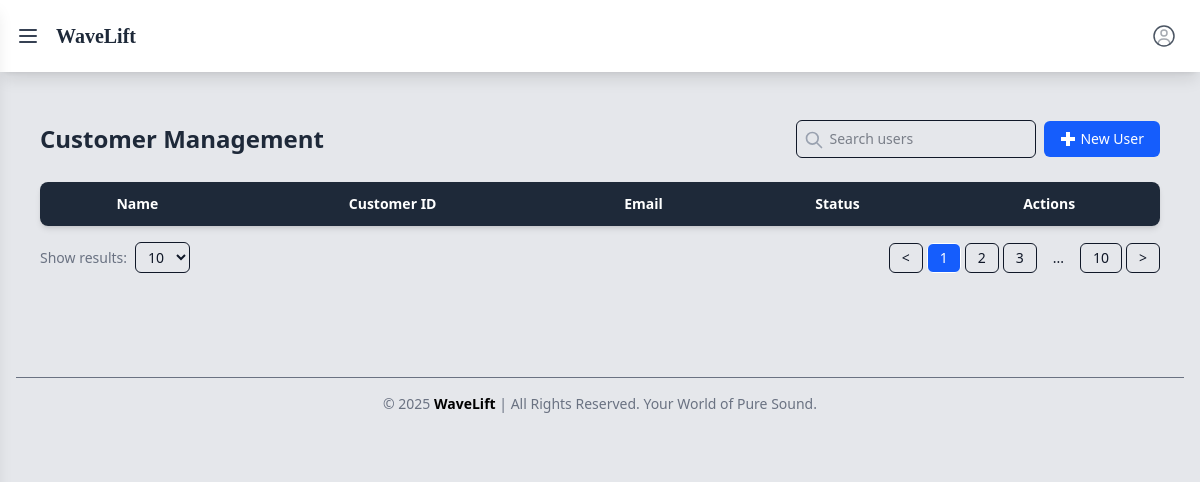
Before: /dashboard/list/ (signed in) with the older database file.
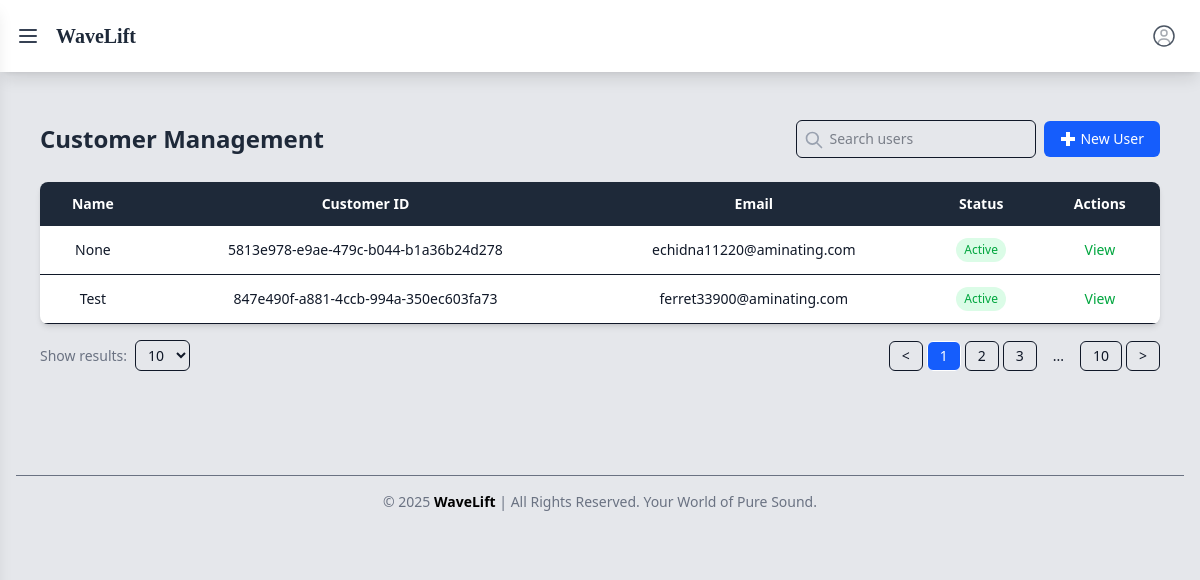
After: the same page with the newer database file.
### users/models.py (models this page shows, shortened)
class User(AbstractUser,PermissionsMixin):
    id = models.UUIDField(_('User ID'), default=uuid4, primary_key=True, editable=False)
    username = models.CharField(_('User Name'), max_length=150, null=True, blank=True, default=None)
    email = models.EmailField(_('Email Address'), unique=True, blank=False, null=False)
    phone_number = models.CharField(
        max_length=13,
        unique=True,
        null=True,
        blank=False,
        validators=[
            RegexValidator(
                regex=r'^\+?\d{9,13}$',
                message="Phone number must be in the format +910000000000. Up to 13 digits allowed."
            )
        ]
    )
    is_delete = models.BooleanField(_("Is Deleted"),default=0)
    profile_img = models.ImageField(upload_to='profile_images/', blank=True, null=True)
    class Roles(models.TextChoices):
        ADMIN = 'admin', 'ADMIN'
        STAFF = 'staff', 'STAFF'
        USER = 'user', 'USER'
    role = models.CharField(
        max_length=10,
        choices=Roles.choices,
        default=Roles.USER
    )
    class ActiveStatus(models.TextChoices):
        ACTIVE = 'active', 'ACTIVE'
        INACTIVE = 'inactive', 'INACTIVE'
    status = models.CharField(
        max_length=10,
        choices=ActiveStatus.choices,
        default=ActiveStatus.ACTIVE
    )
    created_at = models.DateTimeField(auto_now_add=True)
    updated_at = models.DateTimeField(auto_now=True)
    USERNAME_FIELD = 'email'  # Use email to log in
    REQUIRED_FIELDS = ['username']  # Required when using createsuperuser
    class Meta:
        db_table="users"

### adminpanel/views.py (the view)
# urls.py: path('list/',ListUser.as_view(),name="user_list_url"),
class ListUser(LoginRequiredMixin,View):
    login_url='login_admin_url'
    template_name = "admin/user_list.html"
    def get(self,request):
        users = User.objects.exclude(is_superuser=1).values('email','phone_number','is_active','username','id')
        return render(request,self.template_name,{"users":users})

### templates/admin/user_list.html (shortened to what this page needs)
{% extends 'shared/base.html' %}
{% block content %}
<div class="flex flex-col lg:flex-row">
    <main class="flex-1 p-4 lg:p-6 overflow-auto transition-all duration-300" id="main-content">
        <div class="w-full max-w-7xl mx-auto">
            <div class="flex flex-wrap justify-between items-center mb-6 gap-4">
                <h2 class="text-lg sm:text-xl lg:text-2xl font-semibold text-gray-800">
                    Customer Management
                </h2>
                <div class="flex flex-wrap items-center gap-2">
                    <div class="relative">
                        <input type="text" placeholder="Search users"
                            class="w-32 sm:w-40 lg:w-60 pl-8 pr-4 py-2 border rounded-md focus:outline-none focus:ring-2 focus:ring-blue-500 text-sm">
                        <svg class="absolute left-2 top-2.5 h-5 w-5 text-gray-400" fill="none" stroke="currentColor"
                            viewBox="0 0 24 24">
                            <path stroke-linecap="round" stroke-linejoin="round" stroke-width="2"
                                d="M21 21l-6-6m2-5a7 7 0 11-14 0 7 7 0 0114 0z" />
                        </svg>
                    </div>
                    <button
                        class="flex items-center gap-1 px-4 py-2 bg-blue-600 text-white rounded-md hover:bg-blue-700 text-sm">
                        <svg width="16px" height="16px" viewBox="0 0 16 16" fill="none"
                            xmlns="http://www.w3.org/2000/svg">
                            <path d="M10 1H6V6H1V10H6V15H10V10H15V6H10V1Z" fill="#ffffff" />
                        </svg>
                        New User
                    </button>
                </div>
            </div>
            <div class="bg-white shadow-md rounded-lg overflow-x-auto">
                <table class="w-full min-w-[640px] text-center text-sm">
                    <thead class="bg-gray-800 text-white">
                        <tr>
                            <th class="px-4 py-3">Name</th>
                            <th class="px-4 py-3">Customer ID</th>
                            <th class="px-4 py-3">Email</th>
                            <th class="px-4 py-3">Status</th>
                            <th class="px-4 py-3">Actions</th>
                        </tr>
                    </thead>
                    <tbody>
                        {%for user in users%}
                        <tr class="border-b">
                            <td class="px-4 py-3">{{user.username}}</td>
                            <td class="px-4 py-3">{{user.id}}</td>
                            <td class="px-4 py-3">{{user.email}}</td>
                            <td class="px-4 py-3">
                                {%if user.is_active%}
                                <span class="inline-block px-2 py-1 text-green-600 bg-green-100 rounded-full text-xs">
                                    Active
                                </span>
                                {%else%}
                                <span class="inline-block px-2 py-1 text-red-600 bg-red-100 rounded-full text-xs">
                                    Not Active
                                </span>
                                {%endif%}
                            </td>
                            <td class="px-4 py-3">
                                <div class="flex justify-center gap-2 flex-wrap text-sm">
                                    <a href="{% url 'user_details_url' user.id %}" class="text-green-600 hover:underline">View</a>
                                </div>
                            </td>
                        </tr>
                        {%endfor%}
                    </tbody>
                </table>
            </div>
            <div class="flex flex-col sm:flex-row justify-between items-center mt-4 gap-4">
                <div class="flex items-center space-x-2">
                    <span class="text-gray-500 text-sm">Show results:</span>
                    <select class="border rounded-md px-2 py-1 text-sm">
                        <option>10</option>
                    </select>
                </div>
                <div class="flex items-center space-x-1">
                    <button class="px-3 py-1 border rounded-md hover:bg-gray-100 text-sm">&lt;</button>
                    <button class="px-3 py-1 border rounded-md bg-blue-600 text-white text-sm">1</button>
                    <button class="px-3 py-1 border rounded-md hover:bg-gray-100 text-sm">2</button>
                    <button class="px-3 py-1 border rounded-md hover:bg-gray-100 text-sm">3</button>
                    <span class="px-3 py-1 text-sm">...</span>
                    <button class="px-3 py-1 border rounded-md hover:bg-gray-100 text-sm">10</button>
                    <button class="px-3 py-1 border rounded-md hover:bg-gray-100 text-sm">&gt;</button>
                </div>
            </div>
        </div>
    </main>
</div>
{% endblock %}

### templates/shared/base.html (shortened to what this page needs)
{% load static %}
<!DOCTYPE html>
<html lang="en">
<head>
  <link href="{% static 'dir/style.css' %}" rel="stylesheet" />
</head>
<body class="bg-gray-200 text-gray-900 flex flex-col">
  {%if not request.user.is_superuser%}
  <header class="w-full">
    {% include 'shared/header.html' %}
  </header>
  {%else%}
  <header>
    {%include 'shared/admin_header.html' %}
  </header>
  {%endif%}
  <main class="mt-24 px-4">
    {% block content %}
    {% endblock %}
  </main>
{% if not request.user.is_superuser %}
  <footer class="w-full">
    {% include 'shared/footer.html' %}
  </footer>
  {%else%}
  {%include 'shared/admin_footer.html'%}
{% endif %}
</body>
</html>

### templates/shared/admin_header.html (shortened to what this page needs)
  <div class="flex">
    <div class="flex-1 flex flex-col w-full">
      <header class="bg-white shadow-lg fixed w-full z-30 px-4 py-4 flex justify-between items-center">
        <div class="flex items-center gap-4 ">
          <button id="open-sidebar" class="focus:outline-none hover:cursor-pointer">
            <svg class="h-6 w-6 text-gray-700"  fill="none" stroke="currentColor" viewBox="0 0 24 24">
              <path stroke-linecap="round" stroke-linejoin="round" stroke-width="2"
                d="M4 6h16M4 12h16M4 18h16" />
            </svg>
          </button>
          <h1 class="text-xl font-semibold font-[Poppins] text-gray-800">WaveLift</h1>
        </div>
        <div class="flex items-center space-x-4">
          <button class="p-2 rounded-full hover:bg-gray-100 focus:outline-none">
          </button>
        </div>
      </header>

### templates/shared/admin_footer.html
<footer class="bg-gray-200 text-gray-800 px-4 py-10">
  <div class="mt-10 text-center text-sm text-gray-500 border-t pt-4">
    © 2025 <span class="font-semibold text-black">WaveLift</span> | All Rights Reserved. Your World of Pure Sound.
  </div>
</footer>

Changed rows visible on the page:
added User: username "None", id "5813e978-e9ae-479c-b044-b1a36b24d278", email "echidna11220@aminating.com", is_active "Active"
added User: username "Test", id "847e490f-a881-4ccb-994a-350ec603fa73", email "ferret33900@aminating.com", is_active "Active"
